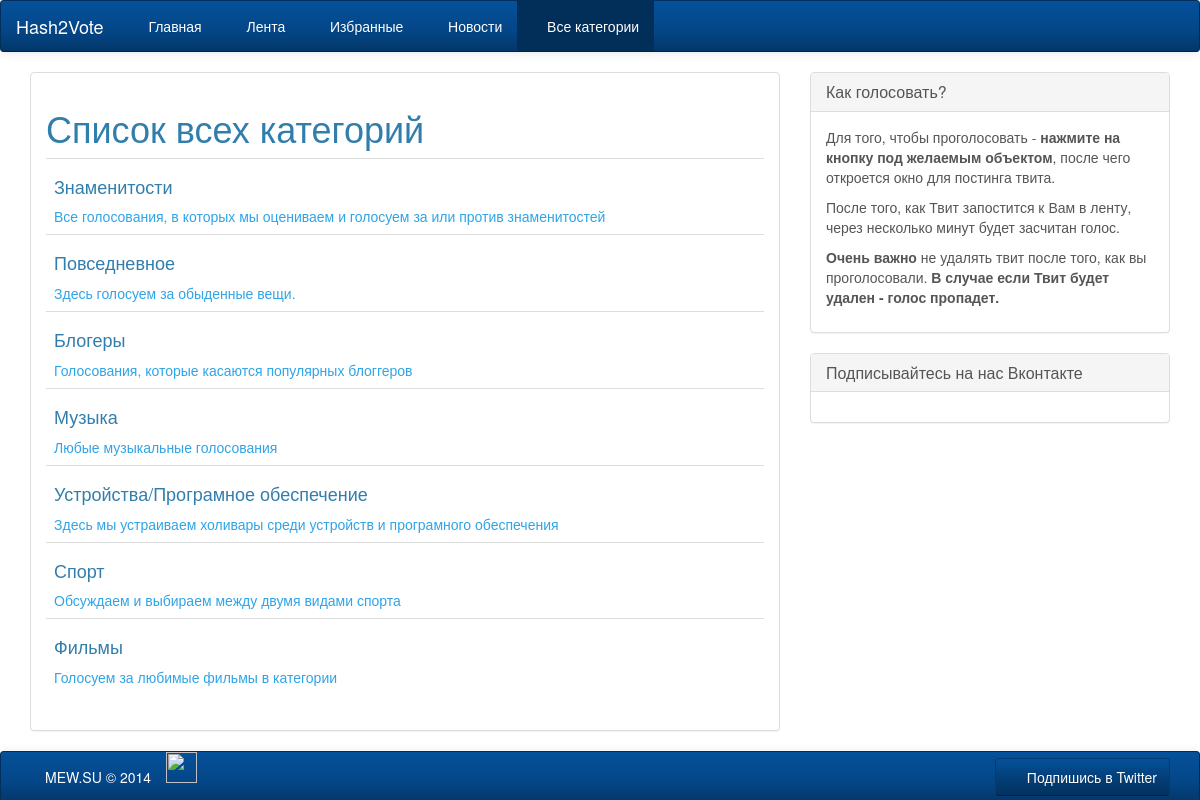
The app's page /category.php with its own data.
### tables this page shows
CREATE TABLE IF NOT EXISTS `category` (
  `id` int(4) NOT NULL AUTO_INCREMENT,
  `name` text NOT NULL,
  `description` text NOT NULL,
  `status` int(1) NOT NULL,
  PRIMARY KEY (`id`)
);

### category.php (the view, shortened to what this page needs)
<?
include './config.php';
include './static/header.php'; ?>
<body>
<? include './static/head.php'; ?>
<div class="container">
    <?
    if (empty($_GET['id'])) { ?>
    <div class="row">
        <div class="col-md-8">
            <div class="panel panel-default">
                <div class="panel-body">
                    <h1>Список всех категорий</h1>
                    <table class="table table-hover">
                        <tbody data-link="row" class="rowlink">
                        <? $query = mysql_query("SELECT * FROM category ORDER BY id");
                        while ($row = mysql_fetch_array($query)) {
                            ?>
                            <tr>
                                <td>
                                    <?
                                    if ($row['id'] == 1) {
                                        $link = '/famous/';
                                    } elseif ($row['id'] == 2) {
                                        $link = '/casual/';
                                    } else {
                                        $link = "/category/$row[id]";
                                    }
                                    ?>
                                    <a href="<?= $link ?>" title="<?= $row['name'] ?>">
                                        <h4><?= $row['name'] ?></h4><?= $row['description'] ?></a>
                                </td>
                            </tr>
                        <? } ?>
                        </tbody>
                    </table>
                </div>
            </div>
        </div>
            <? } ?>
            <? include './static/right_block.php'; ?>
        </div>
    </div>
    <? include './static/foot.php'; ?>
</body>
</html>

### records on screen
category: name "Знаменитости", description "Все голосования, в которых мы оцениваем и голосуем за или против знаменитостей"
category: name "Повседневное", description "Здесь голосуем за обыденные вещи."
category: name "Блогеры", description "Голосования, которые касаются популярных блоггеров"
category: name "Музыка", description "Любые музыкальные голосования"
category: name "Устройства/Програмное обеспечение", description "Здесь мы устраиваем холивары среди устройств и програмного обеспечения"
category: name "Спорт", description "Обсуждаем и выбираем между двумя видами спорта"
category: name "Фильмы", description "Голосуем за любимые фильмы в категории"
